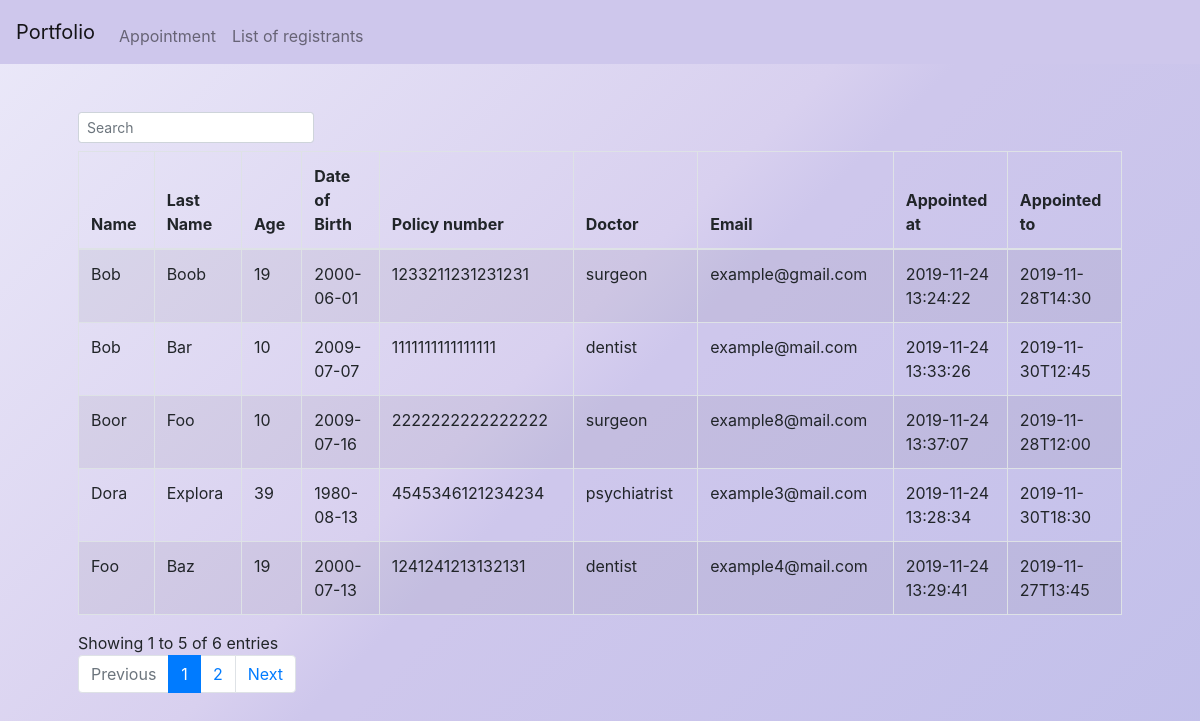
Page /list on the committed database.
### tables this page shows
CREATE TABLE 'clients' ('name' text NOT NULL, 'last_name' text NOT NULL, 'age' smallint NOT NULL, 'date_of_birth' date NOT NULL, 'policy_number' integer NOT NULL, 'doctor' text NOT NULL, 'email' text NOT NULL, 'created_at' datetime DEFAULT CURRENT_TIMESTAMP,'apptdatetime' datetime, PRIMARY KEY ('policy_number'), unique (policy_number));

### application.py (the view)
@app.route("/list", methods=["GET"])
def get_list():
    table_rows = db.execute("SELECT * FROM clients ORDER BY created_at ASC")
    return render_template("list.html",table_rows=table_rows)

### application.py (called while the page is built)
@app.after_request
def after_request(response):
    response.headers["Cache-Control"] = "no-cache, no-store, must-revalidate"
    response.headers["Expires"] = 0
    response.headers["Pragma"] = "no-cache"
    return response

### templates/list.html (shortened to what this page needs)
{% extends "layout.html" %}
{% block main %}
    <link href="https://cdn.datatables.net/1.10.19/css/dataTables.bootstrap4.min.cs" rel="stylesheet">
    <table class="table table-striped table-bordered" id="sheet_table">
        <thead>
            <tr>
                <th scope="col">Name</th>
                <th scope="col">Last Name</th>
                <th scope="col">Age</th>
                <th scope="col">Date of Birth</th>
                <th scope="col">Policy number</th>
                <th scope="col">Doctor</th>
                <th scope="col">Email</th>
                <th scope="col">Appointed at</th>
                <th scope="col">Appointed to</th>
            </tr>
        </thead>
        <tbody>
            {% for table_row in table_rows %}
                <tr>
                    <td>{{ table_row.name }}</td>
                    <td>{{ table_row.last_name }}</td>
                    <td>{{ table_row.age }}</td>
                    <td>{{ table_row.date_of_birth }}</td>
                    <td>{{ table_row.policy_number }}</td>
                    <td>{{ table_row.doctor }}</td>
                    <td>{{ table_row.email }}</td>
                    <td>{{ table_row.created_at }}</td>
                    <td>{{ table_row.apptdatetime }}</td>
                </tr>
            {% endfor %}
        </tbody>
    </table>
{% endblock %}

### templates/layout.html (shortened to what this page needs)
<!DOCTYPE html>
<html lang = "en">
    <head>
        <link href="https://stackpath.bootstrapcdn.com/bootstrap/4.1.3/css/bootstrap.min.css" rel="stylesheet">
        <link href="/static/styles.css" rel="stylesheet">
    </head>
    <body>
        <nav class="navbar navbar-expand-lg navbar-light">
            <a class="navbar-brand" href="/">Portfolio</a>
            <div class="collapse navbar-collapse" id="navbar">
                <ul class="navbar-nav mr-auto mt-2">
                    <li class="nav-item"><a class="nav-link" href="/appointment">Appointment</a></li>
                    <li class="nav-item"><a class="nav-link" href="/list">List of registrants</a></li>
                </ul>
            </div>
        </nav>
        <main class="container p-5">
            {% block main %}{% endblock %}
        </main>
    </body>
</html>

### static/styles.css (style rules this page uses)
html { height: 100%; }
body { background: rgba(235,233,249,1); background: -moz-linear-gradient(-45deg, rgba(235,233,249,1) 0%, rgba(216,208,239,1) 45%, rgba(206,199,236,1) 51%, rgba(206,199,236,1) 53%, rgba(193,191,234,1) 100%); background: -webkit-gradient(left top, right bottom, color-stop(0%, rgba(235,233,249,1)), color-stop(45%, rgba(216,208,239,1)), color-stop(51%, rgba(206,199,236,1)), color-stop(53%, rgba(206,199,236,1)), color-stop(100%, rgba(193,191,234,1))); background: -webkit-linear-gradient(-45deg, rgba(235,233,249,1) 0%, rgba(216,208,239,1) 45%, rgba(206,199,236,1) 51%, rgba(206,199,236,1) 53%, rgba(193,191,234,1) 100%); background: -o-linear-gradient(-45deg, rgba(235,233,249,1) 0%, rgba(216,208,239,1) 45%, rgba(206,199,236,1) 51%, rgba(206,199,236,1) 53%, rgba(193,191,234,1) 100%); background: -ms-linear-gradient(-45deg, rgba(235,233,249,1) 0%, rgba(216,208,239,1) 45%, rgba(206,199,236,1) 51%, rgba(206,199,236,1) 53%, rgba(193,191,234,1) 100%); background: linear-gradient(135deg, rgba(235,233,249,1) 0%, rgba(216,208,239,1) 45%, rgba(206,199,236,1) 51%, rgba(206,199,236,1) 53%, rgba(193,191,234,1) 100%); filter: progid:DXImageTransform.Microsoft.gradient( startColorstr='#ebe9f9', endColorstr='#c1bfea', GradientType=1 ); }
nav { background-color: #cec7ec; }

### rows in the picture
clients: name "Bob", last_name "Boob", age "19", date_of_birth "2000-06-01", policy_number "1233211231231231", doctor "surgeon", email "example@gmail.com", created_at "2019-11-24 13:24:22", apptdatetime "2019-11-28T14:30"
clients: name "Dora", last_name "Explora", age "39", date_of_birth "1980-08-13", policy_number "4545346121234234", doctor "psychiatrist", email "example3@mail.com", created_at "2019-11-24 13:28:34", apptdatetime "2019-11-30T18:30"
clients: name "Foo", last_name "Baz", age "19", date_of_birth "2000-07-13", policy_number "1241241213132131", doctor "dentist", email "example4@mail.com", created_at "2019-11-24 13:29:41", apptdatetime "2019-11-27T13:45"
clients: name "Bob", last_name "Bar", age "10", date_of_birth "2009-07-07", policy_number "1111111111111111", doctor "dentist", email "example@mail.com", created_at "2019-11-24 13:33:26", apptdatetime "2019-11-30T12:45"
clients: name "Boor", last_name "Foo", age "10", date_of_birth "2009-07-16", policy_number "2222222222222222", doctor "surgeon", email "example8@mail.com", created_at "2019-11-24 13:37:07", apptdatetime "2019-11-28T12:00"
